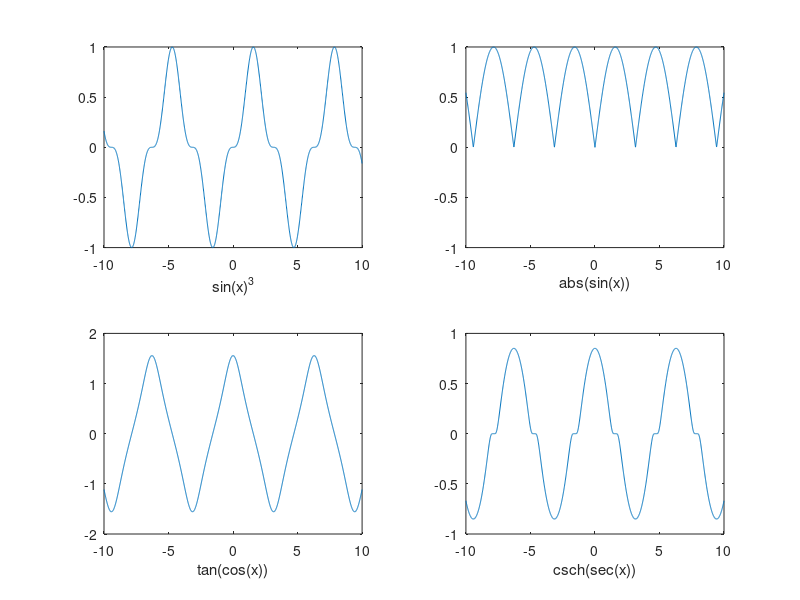

MATLAB code for this plot:
x=-10:0.01:10;
subplot(2,2,1),plot(x,sin(x).^3),xlabel('sin(x)^3')
subplot(2,2,2),plot(x,abs(sin(x))),xlabel('abs(sin(x))'), axis([-10 10 -1 1]),
subplot(2,2,3),plot(x,tan(cos(x))),xlabel('tan(cos(x))')
subplot(2,2,4),plot(x,csch(sec(x))),xlabel('csch(sec(x))')